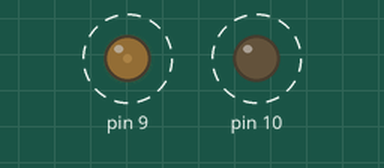
The sketch below on a simulated Arduino Uno, built with avr-gcc and run on an emulated ATmega328P. Parts: output pins drawn as LEDs (lit = HIGH). Dashed ring = blinking.

Above: at 0.05 s.
Timing chart, 0 to 3.5 s (numbered marks = the images above):
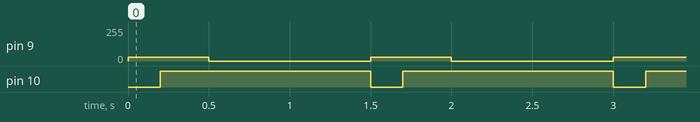

The sketch:

grip.ino
```cpp
void setup() {
  // put your setup code here, to run once:

pinMode(9,OUTPUT);
pinMode(10,OUTPUT);

}

void loop() {
analogWrite(9,30);
digitalWrite(10,LOW);
delay(200);

analogWrite(9,30);
digitalWrite(10,HIGH);
delay(300);
analogWrite(9,0);
digitalWrite(10,HIGH);
delay(1000);


  // put your main code here, to run repeatedly:

}
```

Measured:
- by itself, pin 9: alternates 30/255 for 0.50 s and 0/255 for 1.0 s
- by itself, pin 10: alternates HIGH for 1.3 s and LOW for 0.20 s
